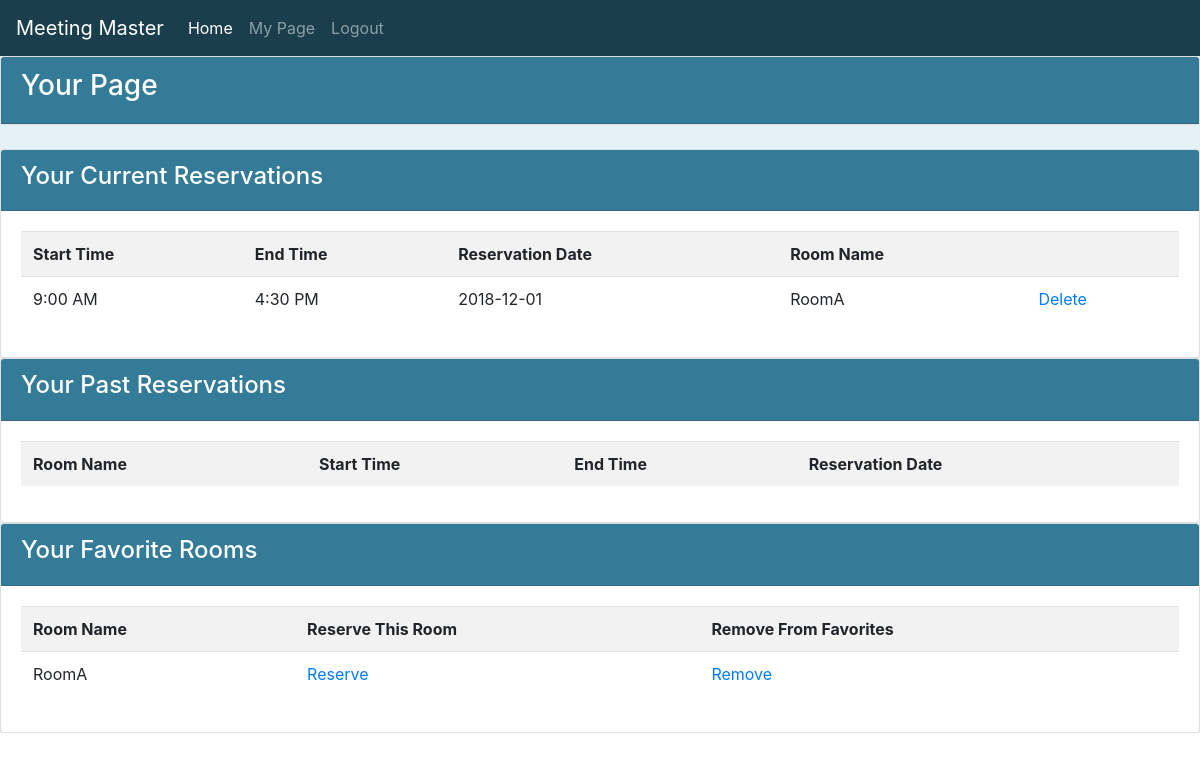
The page /user.php (signed in) on the database its author committed.
### tables this page shows
CREATE TABLE IF NOT EXISTS `reservation` (
    `ResID` int NOT NULL AUTO_INCREMENT PRIMARY KEY,
    `RoomID` int NOT NULL,
    `UserID` int NOT NULL,
    `StartTime` tinyint NOT NULL,
    `EndTime` tinyint NOT NULL,
    `ResDate` date NOT NULL,
    FOREIGN KEY (RoomID) REFERENCES room(RoomID),
    FOREIGN KEY (UserID) REFERENCES user(UserID)
);

CREATE TABLE IF NOT EXISTS `room` (
    `RoomID` int NOT NULL AUTO_INCREMENT PRIMARY KEY,
    `Name` tinytext NOT NULL,
    `Occupancy` int NOT NULL,
    `Deleted` bool NOT NULL DEFAULT FALSE
);

### user.php (the view, shortened to what this page needs)
<html lang="en">
<head>
  <link rel="stylesheet" href="https://maxcdn.bootstrapcdn.com/bootstrap/4.0.0/css/bootstrap.min.css">
  <link href="style.css" type="text/css" rel="stylesheet">
</head>
<body>
<nav class="navbar navbar-expand-lg navbar-dark" style="background-color: #1A3E4C;">
  <a class="navbar-brand" href="#">Meeting Master</a>
  <div class="collapse navbar-collapse" id="navbarNavAltMarkup">
    <div class="navbar-nav">
      <a class="nav-item nav-link active" href="home1.php">Home <span class="sr-only">(current)</span></a>
      <a class="nav-item nav-link" href="user.php">My Page</a>
      <a class="nav-item nav-link" href="logout.php">Logout</a>
    </div>
  </div>
</nav>
<div class='row'>
  <div class='col'>
<?
$suserid = $_SESSION['userid'];
echo "<div class='card'><div class='card-header'><h3>Your Page</h3></div></div><br>";
$dbuser = 'root';
$dbpass = 'root';
$db = 'meeting';
$host = 'localhost';
$port = 3306;
$conn = mysqli_connect(
   $host,
   $dbuser,
   $dbpass,
   $db,
   $port
);
$timeArr = array("9:00 AM", "9:30 AM", "10:00 AM", "10:30 AM", "11:00 AM", "11:30 AM", "12:00 PM",
    "12:30 PM", "1:00 PM", "1:30 PM", "2:00 PM", "2:30 PM", "3:00 PM", "3:30 PM", "4:00 PM", "4:30 PM", "5:00 PM");
$sql = "SELECT ResID, StartTime, EndTime, ResDate, room.Name ".
    "FROM user, reservation, room ".
    "WHERE user.UserID=reservation.UserID AND user.UserID='$suserid' ".
    "AND reservation.roomID=room.RoomID AND reservation.ResDate>=CURDATE() ".
    "AND NOT room.Deleted;";
$result = mysqli_query($conn, $sql);
echo "<div class='card'><div class='card-header'><h4>Your Current Reservations</h4></div>";
echo "<div class='card-body'><table class='table table-striped'><tr><th>Start Time</th><th>End Time</th><th>Reservation Date</th><th>Room Name</th><th></th></tr>";
while($row = mysqli_fetch_array($result)){
    echo "<tr><td>". $timeArr[$row["StartTime"]] ."</td><td>".
        $timeArr[$row["EndTime"]]."</td><td>". $row["ResDate"].
        "</td><td>". $row["Name"].
        "</td><td><a href='http://localhost:81/WebFinalGroupProject/".
        "user.php?deleteRes=".$row["ResID"]."'>Delete</a></td></tr>";
}
echo "</table></div></div>";
echo "<div class='card'><div class='card-header'><h4>Your Past Reservations</h4></div>";
echo "<div class='card-body'><table class='table table-striped'><tr><th>Room Name</th><th>Start Time</th><th>End Time</th><th>Reservation Date</th></tr>";
echo "</table></div></div>";
$sql = "SELECT room.RoomID, room.Name FROM user, favorite, room ".
    "WHERE user.UserID=favorite.UserID AND user.UserID='$suserid' ".
    "AND room.RoomID=favorite.RoomID AND NOT room.Deleted;";
$result = mysqli_query($conn, $sql);
echo "<div class='card'><div class='card-header'><h4>Your Favorite Rooms</h4></div>";
echo "<div class='card-body'><table class='table table-striped'><tr><th>Room Name</th><th>Reserve This Room</th><th>Remove From Favorites</th></tr>";
while($row = mysqli_fetch_array($result)){
    echo "<tr><td>". $row["Name"] ."</td><td><a href='ReserveRoom.php?roomid=".
        $row["RoomID"]."'>Reserve</a></td><td><a href='removefav.php?roomid=".
        $row["RoomID"]."'>Remove</a></td></tr>";
}
echo "</table></div></div>";
?>
    </div>
</div>
</body>
</html>

### style.css (style rules this page uses)
.col { background-color: #E4F1F6; height: auto; min-height: 100% !important; }
div { margin: 0px; }
.card-header { background-color: #347B98; color: white; font-size: 16pt; }

### rows shown on the page
reservation: StartTime "9:00 AM", EndTime "4:30 PM", ResDate "2018-12-01", RoomID.Name "RoomA"
room: Name "RoomA"
